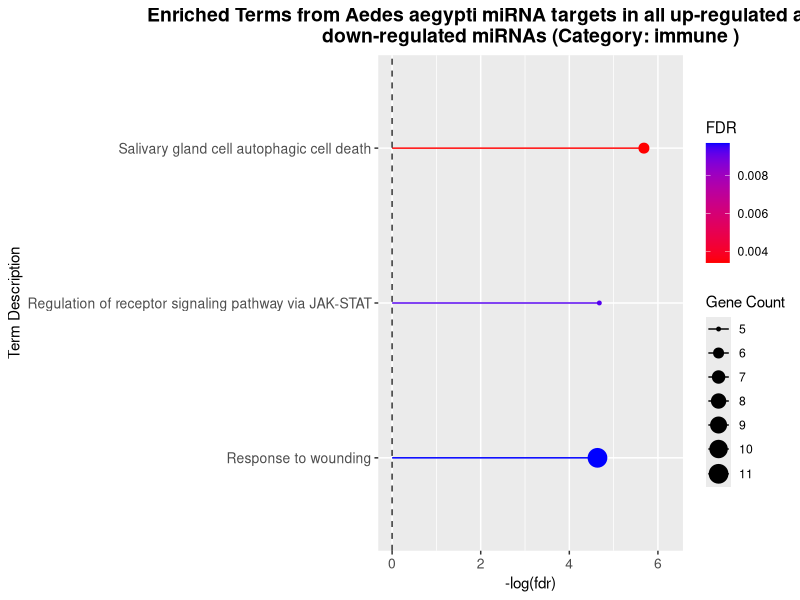
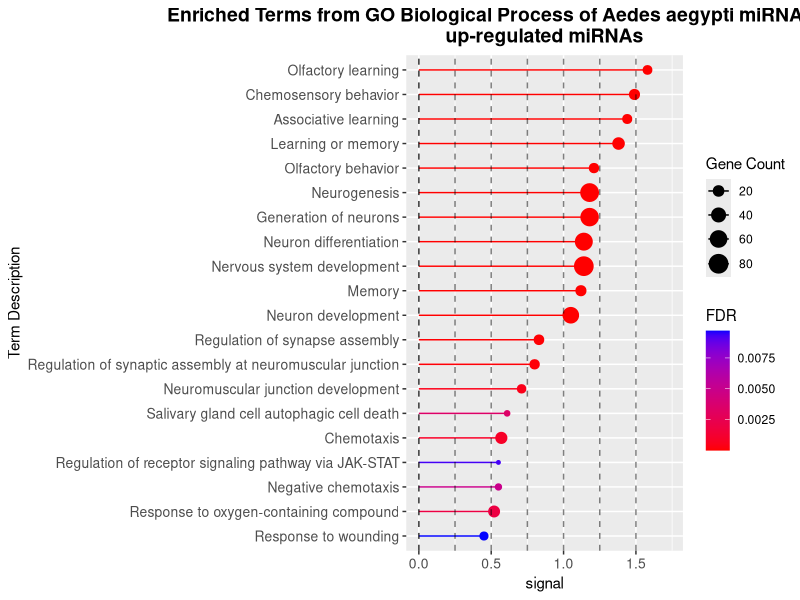
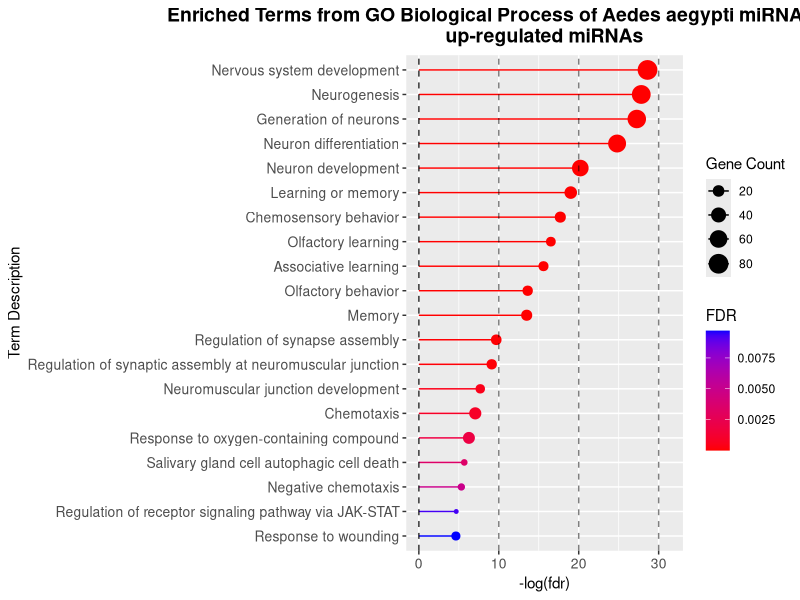
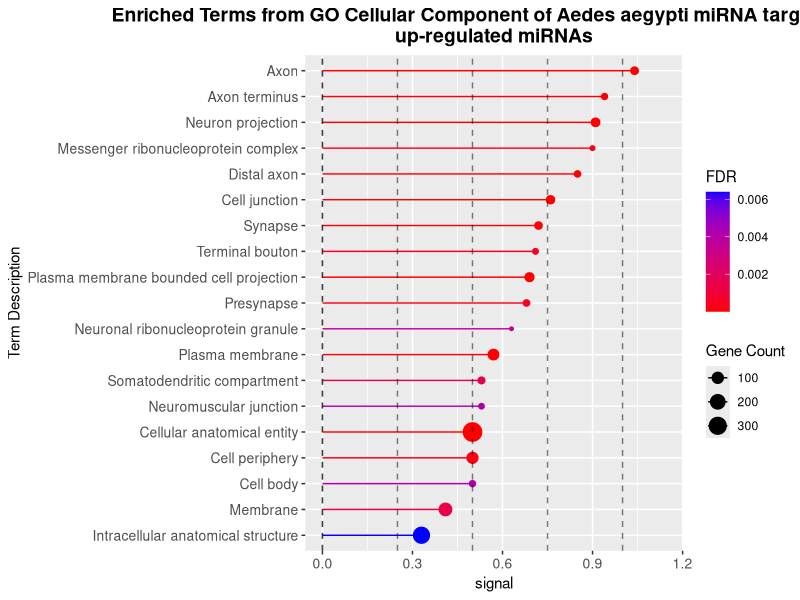
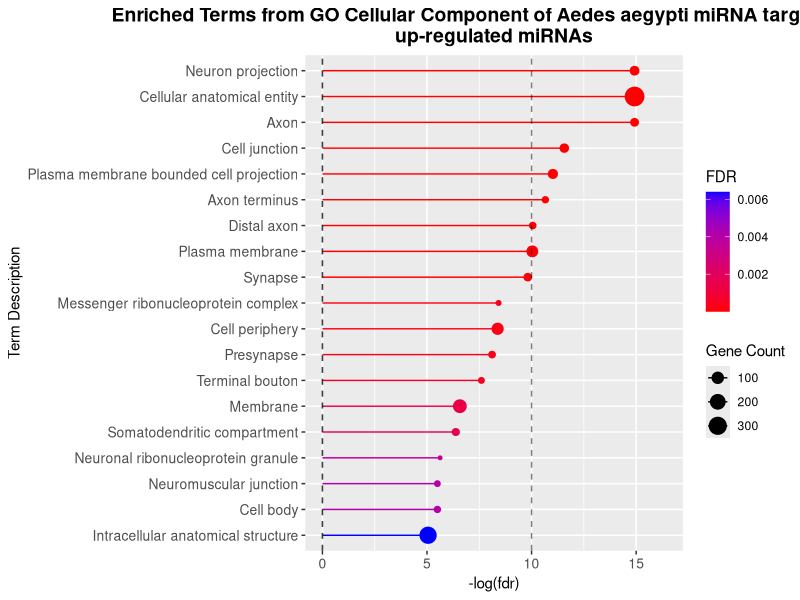
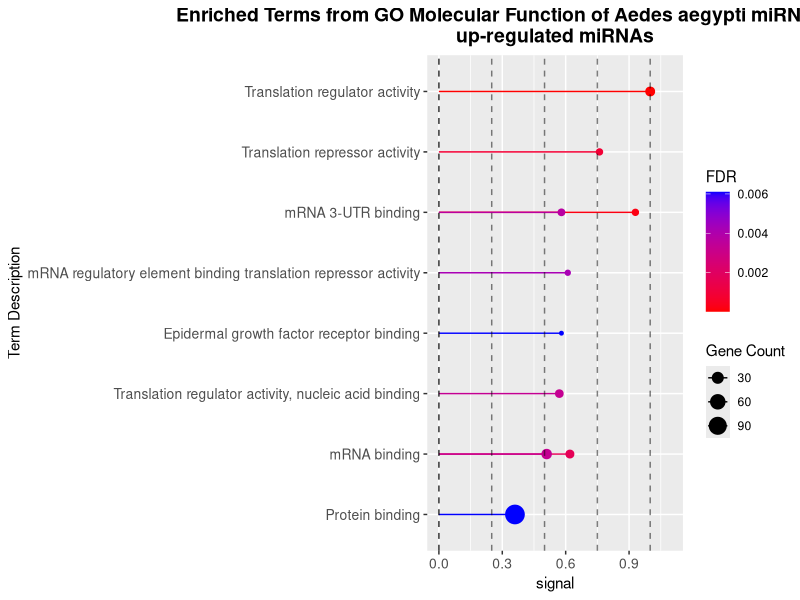
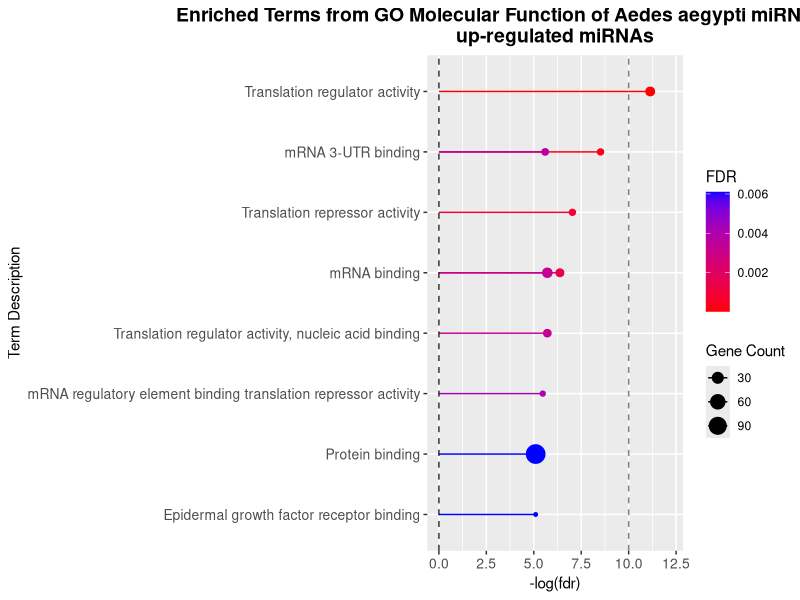
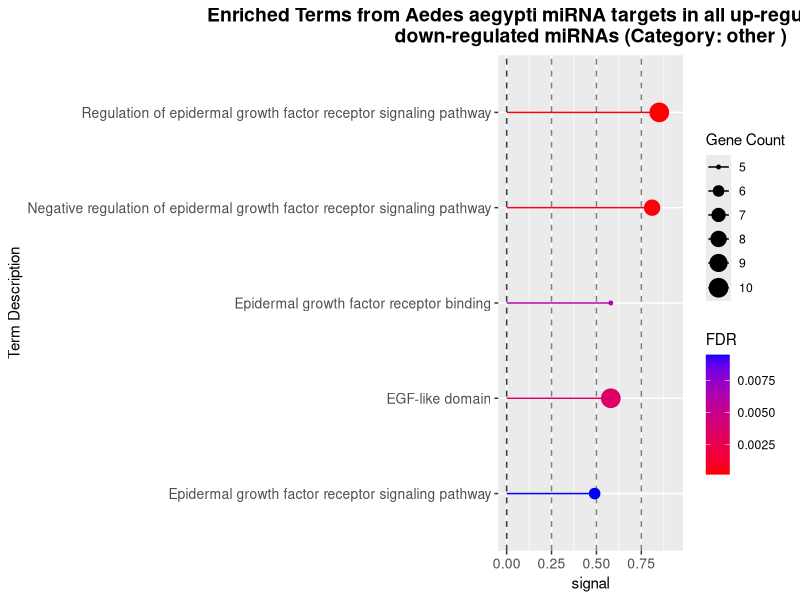

Source code (R) for these figures, in order: (Note: this script raises an error after producing the figures.)
# ~~~~~~ FOLD ENRICHMENT ~~~~~
# This script is made to create a dispersion graph of the fold enrichment (STRINGDB) of ALL Aedes aegypti and Aedes albopictus up-regulated miRNAs with targets.

# Source utils functions and import libraries
library(ggplot2)
library(dplyr)
library(stringr)

# ==== Load enrichment results ====
## Import .csv files
# All before filtering
all <- read.csv("results/04-heatmap/final_enrichment_all.csv")
per_mirna <- read.csv("results/04-heatmap/final_enrichment_per_mirna.csv")

# ==== Add -LogFDR column ======
per_mirna <- per_mirna |> mutate("-log(fdr)" = -log(false_discovery_rate))

all <- all |> mutate("-log(fdr)" = -log(false_discovery_rate))

# TODO: make the term description 50 characters max
# ==== Arrange data frame by fold_enrichment/signal =====
## STRING DB
# All
all <- all |>
  group_by(species) |>
  group_by(category_of_interest) |>
  arrange(desc(signal), .by_group = TRUE)

# per-mirna
per_mirna <- per_mirna |>
  group_by(species) |>
  group_by(category_of_interest) |>
  arrange(desc(signal), .by_group = TRUE)

# ==== Make Lolipop graphs ====
## Stringdb
# This is a function to plot from highest to lowest signal (arranged above). It colors by FDR values and the dot size is correlated to nº of observed gene count in each term
# Arrange from highest to lowest signal
# It works for both mosquito species.

create_enrichment_plot <- function(species_name, dataframe, dataset_name = NULL, x_variable, category_of_interest = NULL) {
  # inputs:
  # species_name = "Aedes aegypti" or "Aedes albopictus"
  # dataframe = "all" or "per_mirna",
  # dataset_name = "GO Biological Proces", "GO Cellular Component", "GO Molecular Function"; "Kegg", "Reactome", etc.
  # x_variable = "signal", -log(FDR)
  # category_of_interest = optional string value from category_of_interest column (default = NULL)

  # Filter the data first
  if (is.null(category_of_interest)) {
    # Filter first by species and dataset
    filtered_data <- dataframe |>
      filter(species == species_name, dataset == dataset_name) |>
      head(20) # Take up to top 20 after filtering

    # Create title without category filter
    plot_title <- paste("Enriched Terms from", dataset_name, "of", species_name, "miRNA targets in all up-regulated miRNAs")
  } else {
    # Filter by species, dataset, AND category_of_interest
    filtered_data <- dataframe |>
      filter(species == species_name, category_of_interest == !!category_of_interest)

    # Create title with category filter
    plot_title <- paste("Enriched Terms from", species_name, "miRNA targets in all up-regulated and common down-regulated miRNAs (Category:", category_of_interest, ")")
  }

  # Check if filtered_data has rows
  if (nrow(filtered_data) == 0) {
    stop("No data found for the specified filters")
  }

  # Create the lollipop plot
  p <- ggplot(
    data = filtered_data,
    aes(
      x = .data[[x_variable]],
      y = reorder(term_description, .data[[x_variable]]),
      color = false_discovery_rate,
      size = observed_gene_count
    )
  ) +
    # Add segments from x=0 to the points (lollipop sticks) - with same color mapping
    geom_segment(
      aes(
        x = 0, xend = .data[[x_variable]],
        y = reorder(term_description, .data[[x_variable]]),
        yend = reorder(term_description, .data[[x_variable]])
      ),
      linewidth = 0.5
    ) +
    # Add the points (lollipop heads)
    geom_point() +

    # Gradient color scale for FDR
    scale_color_gradient(low = "red", high = "blue", name = "FDR") +

    # Set x-axis limits to start at 0 and end at the maximum value + a small buffer
    scale_x_continuous(
      limits = c(0, max(filtered_data[[x_variable]], na.rm = TRUE) * 1.1) # 10% buffer
    ) +

    # Simplify theme without dynamic y-axis label colors
    ggtitle(stringr::str_wrap(plot_title)) +
    theme(
      axis.text.y = element_text(size = 10), # Smaller y-axis text
      axis.text.x = element_text(size = 10), # Smaller x-axis numbers
      plot.title = element_text(face = "bold", size = 14, hjust = 0.5),
      legend.position = "right"
    ) +
    labs(
      x = x_variable,
      y = "Term Description",
      size = "Gene Count"
    ) +
    # Add vertical line at x=0 for reference
    geom_vline(xintercept = 0, linetype = "dashed", alpha = 0.5)

  # Add vertical grid lines based on x_variable type
  if (x_variable == "signal") {
    x_range <- range(filtered_data[[x_variable]], na.rm = TRUE)
    x_seq <- seq(0, ceiling(x_range[2]), by = 0.25)
    p <- p + geom_vline(xintercept = x_seq, linetype = "dashed", alpha = 0.5, linewidth = 0.5)
  } else if (x_variable == "-log(fdr)") {
    # For -log(fdr): add lines every 10 units
    x_range <- range(filtered_data[[x_variable]], na.rm = TRUE)
    x_seq <- seq(0, ceiling(x_range[2] / 10) * 10, by = 10)
    p <- p + geom_vline(xintercept = x_seq, linetype = "dashed", alpha = 0.5, linewidth = 0.5)
  }

  # Return the plot
  return(p)
}

# ======== CREATE PLOTS ========
## Aedes aegypti
# See how many distinct datasets are there for Aedes aegypti only
all_aegypti <- all |>
  filter(species == "Aedes aegypti") |>
  distinct(dataset)
print(all_aegypti)

# All, Aedes aegypti, immune
create_enrichment_plot(
  species_name = "Aedes aegypti",
  dataframe = all,
  category_of_interest = "immune",
  x_variable = "-log(fdr)"
)

# All, Aedes aegypti, GO Biological Process, by signal
create_enrichment_plot(
  species_name = "Aedes aegypti",
  dataframe = all,
  dataset_name = "GO Biological Process",
  x_variable = "signal"
)
# All, Aedes aegypti, GO Biological Process, by -logFDR
create_enrichment_plot(
  species_name = "Aedes aegypti",
  dataframe = all,
  dataset_name = "GO Biological Process",
  x_variable = "-log(fdr)"
)

# All, Aedes aegypti, GO Cellular Component, by signal
create_enrichment_plot(
  species_name = "Aedes aegypti",
  dataframe = all,
  dataset_name = "GO Cellular Component",
  x_variable = "signal"
)

# All, Aedes aegypti, GO Cellular Component, by -logFDR
create_enrichment_plot(
  species_name = "Aedes aegypti",
  dataframe = all,
  dataset_name = "GO Cellular Component",
  x_variable = "-log(fdr)"
)

# All, Aedes aegypti, GO Molecular Function, by signal
create_enrichment_plot(
  species_name = "Aedes aegypti",
  dataframe = all,
  dataset_name = "GO Molecular Function",
  x_variable = "signal"
)

# All, Aedes aegypti, GO Molecular Function, by -logFDR
create_enrichment_plot(
  species_name = "Aedes aegypti",
  dataframe = all,
  dataset_name = "GO Molecular Function",
  x_variable = "-log(fdr)"
)

# All, Aedes aegypti, by signal, other
create_enrichment_plot(
  species_name = "Aedes aegypti",
  dataframe = all,
  x_variable = "signal",
  category_of_interest = "other"
)

# All, Aedes aegypti, by -log(fdr), other
create_enrichment_plot(
  species_name = "Aedes aegypti",
  dataframe = all,
  x_variable = "-log(fdr)",
  category_of_interest = "other"
)

## Aedes albopictus
# See how many distinct datasets are there for Aedes albopictus only
all_albopictus <- all |>
  filter(species == "Aedes albopictus") |>
  distinct(dataset)
print(all_albopictus)

# All, Aedes albopictus, Local Network Cluster String, by signal
create_enrichment_plot(
  species_name = "Aedes albopictus",
  dataframe = all,
  dataset_name = "Local Network Cluster String",
  x_variable = "signal"
)

# All, Aedes albopictus, Local Network Cluster String, by -logFDR
create_enrichment_plot(
  species_name = "Aedes albopictus",
  dataframe = all,
  dataset_name = "Local Network Cluster String",
  x_variable = "-log(fdr)"
)

# All, Aedes albopictus, Subcellular Location, by signal
create_enrichment_plot(
  species_name = "Aedes albopictus",
  dataframe = all,
  dataset_name = "Subcellular Location",
  x_variable = "signal"
)

# All, Aedes albopictus, Subcellular Location, by -logFDR
create_enrichment_plot(
  species_name = "Aedes albopictus",
  dataframe = all,
  dataset_name = "Subcellular Location",
  x_variable = "-log(fdr)"
)
